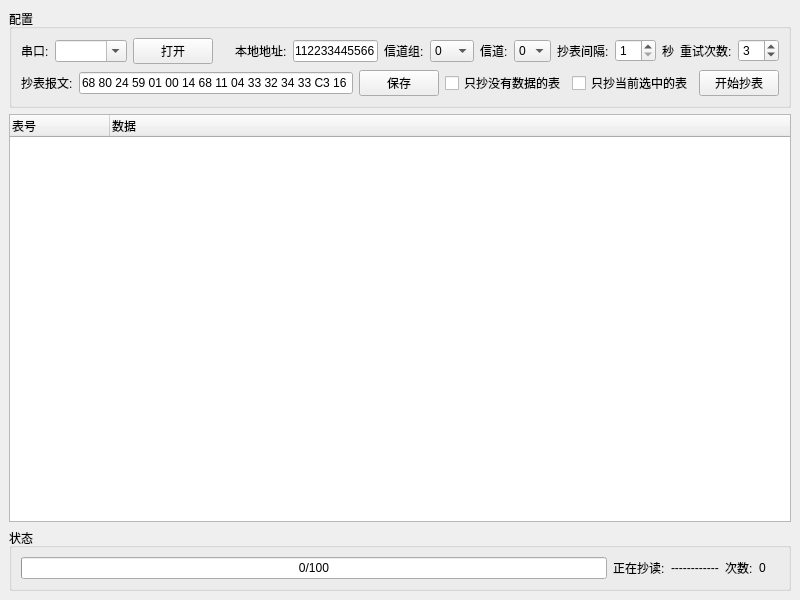
<?xml version="1.0" encoding="UTF-8"?>
<ui version="4.0">
 <class>MainWindow</class>
 <widget class="QMainWindow" name="MainWindow">
  <property name="geometry">
   <rect>
    <x>0</x>
    <y>0</y>
    <width>800</width>
    <height>600</height>
   </rect>
  </property>
  <property name="windowTitle">
   <string>抄表软件</string>
  </property>
  <widget class="QWidget" name="centralWidget">
   <layout class="QVBoxLayout" name="verticalLayout_2">
    <item>
     <widget class="QGroupBox" name="groupBox">
      <property name="title">
       <string>配置</string>
      </property>
      <layout class="QVBoxLayout" name="verticalLayout">
       <item>
        <layout class="QHBoxLayout" name="horizontalLayout_3">
         <item>
          <widget class="QLabel" name="label">
           <property name="text">
            <string>串口:</string>
           </property>
          </widget>
         </item>
         <item>
          <widget class="QComboBox" name="comboBox_port">
           <property name="editable">
            <bool>true</bool>
           </property>
          </widget>
         </item>
         <item>
          <widget class="QPushButton" name="pushButton_swithport">
           <property name="text">
            <string>打开</string>
           </property>
          </widget>
         </item>
         <item>
          <spacer name="horizontalSpacer">
           <property name="orientation">
            <enum>Qt::Horizontal</enum>
           </property>
           <property name="sizeHint" stdset="0">
            <size>
             <width>40</width>
             <height>20</height>
            </size>
           </property>
          </spacer>
         </item>
         <item>
          <widget class="QLabel" name="label_7">
           <property name="text">
            <string>本地地址:</string>
           </property>
          </widget>
         </item>
         <item>
          <widget class="QLineEdit" name="lineEdit_localaddr">
           <property name="text">
            <string>112233445566</string>
           </property>
          </widget>
         </item>
         <item>
          <widget class="QLabel" name="label_9">
           <property name="text">
            <string>信道组:</string>
           </property>
          </widget>
         </item>
         <item>
          <widget class="QComboBox" name="comboBox_chnlgrp">
           <item>
            <property name="text">
             <string>0</string>
            </property>
           </item>
           <item>
            <property name="text">
             <string>1</string>
            </property>
           </item>
           <item>
            <property name="text">
             <string>2</string>
            </property>
           </item>
           <item>
            <property name="text">
             <string>3</string>
            </property>
           </item>
           <item>
            <property name="text">
             <string>4</string>
            </property>
           </item>
           <item>
            <property name="text">
             <string>5</string>
            </property>
           </item>
           <item>
            <property name="text">
             <string>6</string>
            </property>
           </item>
           <item>
            <property name="text">
             <string>7</string>
            </property>
           </item>
           <item>
            <property name="text">
             <string>8</string>
            </property>
           </item>
           <item>
            <property name="text">
             <string>9</string>
            </property>
           </item>
           <item>
            <property name="text">
             <string>10</string>
            </property>
           </item>
           <item>
            <property name="text">
             <string>11</string>
            </property>
           </item>
           <item>
            <property name="text">
             <string>12</string>
            </property>
           </item>
           <item>
            <property name="text">
             <string>13</string>
            </property>
           </item>
           <item>
            <property name="text">
             <string>14</string>
            </property>
           </item>
           <item>
            <property name="text">
             <string>15</string>
            </property>
           </item>
           <item>
            <property name="text">
             <string>16</string>
            </property>
           </item>
           <item>
            <property name="text">
             <string>17</string>
            </property>
           </item>
           <item>
            <property name="text">
             <string>18</string>
            </property>
           </item>
           <item>
            <property name="text">
             <string>19</string>
            </property>
           </item>
           <item>
            <property name="text">
             <string>20</string>
            </property>
           </item>
           <item>
            <property name="text">
             <string>21</string>
            </property>
           </item>
           <item>
            <property name="text">
             <string>22</string>
            </property>
           </item>
           <item>
            <property name="text">
             <string>23</string>
            </property>
           </item>
           <item>
            <property name="text">
             <string>24</string>
            </property>
           </item>
           <item>
            <property name="text">
             <string>25</string>
            </property>
           </item>
           <item>
            <property name="text">
             <string>26</string>
            </property>
           </item>
           <item>
            <property name="text">
             <string>27</string>
            </property>
           </item>
           <item>
            <property name="text">
             <string>28</string>
            </property>
           </item>
           <item>
            <property name="text">
             <string>29</string>
            </property>
           </item>
           <item>
            <property name="text">
             <string>30</string>
            </property>
           </item>
           <item>
            <property name="text">
             <string>31</string>
            </property>
           </item>
           <item>
            <property name="text">
             <string>32</string>
            </property>
           </item>
          </widget>
         </item>
         <item>
          <widget class="QLabel" name="label_11">
           <property name="text">
            <string>信道:</string>
           </property>
          </widget>
         </item>
         <item>
          <widget class="QComboBox" name="comboBox_chnl">
           <item>
            <property name="text">
             <string>0</string>
            </property>
           </item>
           <item>
            <property name="text">
             <string>1</string>
            </property>
           </item>
          </widget>
         </item>
         <item>
          <widget class="QLabel" name="label_2">
           <property name="text">
            <string>抄表间隔:</string>
           </property>
          </widget>
         </item>
         <item>
          <widget class="QSpinBox" name="spinBox_interval">
           <property name="minimum">
            <number>1</number>
           </property>
           <property name="maximum">
            <number>30</number>
           </property>
          </widget>
         </item>
         <item>
          <widget class="QLabel" name="label_3">
           <property name="text">
            <string>秒</string>
           </property>
          </widget>
         </item>
         <item>
          <widget class="QLabel" name="label_4">
           <property name="text">
            <string>重试次数:</string>
           </property>
          </widget>
         </item>
         <item>
          <widget class="QSpinBox" name="spinBox_retry">
           <property name="minimum">
            <number>1</number>
           </property>
           <property name="maximum">
            <number>10</number>
           </property>
           <property name="value">
            <number>3</number>
           </property>
          </widget>
         </item>
        </layout>
       </item>
       <item>
        <layout class="QHBoxLayout" name="horizontalLayout">
         <item>
          <widget class="QLabel" name="label_5">
           <property name="text">
            <string>抄表报文:</string>
           </property>
          </widget>
         </item>
         <item>
          <widget class="QLineEdit" name="lineEdit_pkt645">
           <property name="text">
            <string>68 80 24 59 01 00 14 68 11 04 33 32 34 33 C3 16</string>
           </property>
          </widget>
         </item>
         <item>
          <widget class="QPushButton" name="pushButton_save">
           <property name="text">
            <string>保存</string>
           </property>
          </widget>
         </item>
         <item>
          <widget class="QCheckBox" name="checkBox_nodata">
           <property name="text">
            <string>只抄没有数据的表</string>
           </property>
          </widget>
         </item>
         <item>
          <widget class="QCheckBox" name="checkBox_selorall">
           <property name="text">
            <string>只抄当前选中的表</string>
           </property>
          </widget>
         </item>
         <item>
          <widget class="QPushButton" name="pushButton_start">
           <property name="text">
            <string>开始抄表</string>
           </property>
          </widget>
         </item>
        </layout>
       </item>
      </layout>
     </widget>
    </item>
    <item>
     <widget class="QTreeWidget" name="treeWidget">
      <property name="selectionMode">
       <enum>QAbstractItemView::ExtendedSelection</enum>
      </property>
      <property name="indentation">
       <number>0</number>
      </property>
      <column>
       <property name="text">
        <string>表号</string>
       </property>
      </column>
      <column>
       <property name="text">
        <string>数据</string>
       </property>
      </column>
     </widget>
    </item>
    <item>
     <widget class="QGroupBox" name="groupBox_2">
      <property name="title">
       <string>状态</string>
      </property>
      <layout class="QHBoxLayout" name="horizontalLayout_2" stretch="1,0,0,0,0,0">
       <item>
        <widget class="QProgressBar" name="progressBar">
         <property name="value">
          <number>0</number>
         </property>
         <property name="format">
          <string>%v/%m</string>
         </property>
        </widget>
       </item>
       <item>
        <widget class="QLabel" name="label_6">
         <property name="text">
          <string>正在抄读:</string>
         </property>
        </widget>
       </item>
       <item>
        <widget class="QLabel" name="label_curmeter">
         <property name="text">
          <string>------------</string>
         </property>
        </widget>
       </item>
       <item>
        <widget class="QLabel" name="label_8">
         <property name="text">
          <string>次数:</string>
         </property>
        </widget>
       </item>
       <item>
        <widget class="QLabel" name="label_retry">
         <property name="text">
          <string>0</string>
         </property>
        </widget>
       </item>
       <item>
        <widget class="QLabel" name="label_10">
         <property name="text">
          <string/>
         </property>
        </widget>
       </item>
      </layout>
     </widget>
    </item>
   </layout>
  </widget>
  <action name="actionSaveAs">
   <property name="text">
    <string>SaveAs</string>
   </property>
  </action>
  <action name="actionLoad">
   <property name="text">
    <string>Load</string>
   </property>
  </action>
  <action name="actionUpgBpSts">
   <property name="text">
    <string>upgBpSts</string>
   </property>
  </action>
  <action name="actionUpgTxm">
   <property name="text">
    <string>upgTxm</string>
   </property>
  </action>
  <action name="actionRdSnCfg">
   <property name="text">
    <string>rdSnCfg</string>
   </property>
  </action>
  <action name="actionUpgRdBack">
   <property name="text">
    <string>upgRdBack</string>
   </property>
  </action>
  <action name="actionRmParsed">
   <property name="text">
    <string>rmParsed</string>
   </property>
  </action>
  <action name="actionClear">
   <property name="text">
    <string>clear</string>
   </property>
  </action>
 </widget>
 <resources/>
 <connections/>
</ui>
